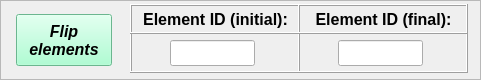
       <widget class="QFrame" name="frame">
        <property name="geometry">
         <rect>
          <x>36</x>
          <y>4</y>
          <width>481</width>
          <height>80</height>
         </rect>
        </property>
        <property name="frameShape">
         <enum>QFrame::StyledPanel</enum>
        </property>
        <property name="frameShadow">
         <enum>QFrame::Raised</enum>
        </property>
        <widget class="QPushButton" name="pushButton_flip_element_ids">
         <property name="geometry">
          <rect>
           <x>16</x>
           <y>14</y>
           <width>96</width>
           <height>52</height>
          </rect>
         </property>
         <property name="minimumSize">
          <size>
           <width>96</width>
           <height>52</height>
          </size>
         </property>
         <property name="maximumSize">
          <size>
           <width>96</width>
           <height>52</height>
          </size>
         </property>
         <property name="font">
          <font>
           <family>Arial</family>
           <pointsize>12</pointsize>
           <weight>75</weight>
           <italic>true</italic>
           <bold>true</bold>
          </font>
         </property>
         <property name="styleSheet">
          <string notr="true">background-color: rgb(150, 255, 200);</string>
         </property>
         <property name="text">
          <string>Flip 
elements</string>
         </property>
        </widget>
        <widget class="QFrame" name="frame_14">
         <property name="geometry">
          <rect>
           <x>130</x>
           <y>4</y>
           <width>170</width>
           <height>69</height>
          </rect>
         </property>
         <property name="minimumSize">
          <size>
           <width>170</width>
           <height>36</height>
          </size>
         </property>
         <property name="maximumSize">
          <size>
           <width>170</width>
           <height>100</height>
          </size>
         </property>
         <property name="frameShape">
          <enum>QFrame::Box</enum>
         </property>
         <property name="frameShadow">
          <enum>QFrame::Raised</enum>
         </property>
         <widget class="QLineEdit" name="lineEdit_element_id_initial">
          <property name="geometry">
           <rect>
            <x>40</x>
            <y>36</y>
            <width>85</width>
            <height>26</height>
           </rect>
          </property>
          <property name="minimumSize">
           <size>
            <width>85</width>
            <height>26</height>
           </size>
          </property>
          <property name="maximumSize">
           <size>
            <width>85</width>
            <height>26</height>
           </size>
          </property>
          <property name="font">
           <font>
            <family>Arial</family>
            <pointsize>12</pointsize>
            <weight>75</weight>
            <italic>false</italic>
            <bold>true</bold>
           </font>
          </property>
          <property name="styleSheet">
           <string notr="true">color: rgb(255, 0, 0);</string>
          </property>
          <property name="text">
           <string/>
          </property>
          <property name="alignment">
           <set>Qt::AlignCenter</set>
          </property>
         </widget>
         <widget class="QFrame" name="frame_13">
          <property name="geometry">
           <rect>
            <x>0</x>
            <y>0</y>
            <width>170</width>
            <height>30</height>
           </rect>
          </property>
          <property name="minimumSize">
           <size>
            <width>170</width>
            <height>30</height>
           </size>
          </property>
          <property name="maximumSize">
           <size>
            <width>170</width>
            <height>30</height>
           </size>
          </property>
          <property name="frameShape">
           <enum>QFrame::Box</enum>
          </property>
          <property name="frameShadow">
           <enum>QFrame::Raised</enum>
          </property>
          <widget class="QLabel" name="label_91">
           <property name="geometry">
            <rect>
             <x>8</x>
             <y>2</y>
             <width>155</width>
             <height>28</height>
            </rect>
           </property>
           <property name="minimumSize">
            <size>
             <width>0</width>
             <height>28</height>
            </size>
           </property>
           <property name="maximumSize">
            <size>
             <width>16777215</width>
             <height>28</height>
            </size>
           </property>
           <property name="font">
            <font>
             <family>Arial</family>
             <pointsize>11</pointsize>
             <weight>75</weight>
             <italic>false</italic>
             <bold>true</bold>
            </font>
           </property>
           <property name="text">
            <string>&lt;html&gt;&lt;head/&gt;&lt;body&gt;&lt;p align=&quot;center&quot;&gt;&lt;span style=&quot; font-size:12pt;&quot;&gt;Element ID (initial):&lt;/span&gt;&lt;/p&gt;&lt;/body&gt;&lt;/html&gt;</string>
           </property>
           <property name="alignment">
            <set>Qt::AlignCenter</set>
           </property>
          </widget>
         </widget>
        </widget>
        <widget class="QFrame" name="frame_15">
         <property name="geometry">
          <rect>
           <x>298</x>
           <y>4</y>
           <width>170</width>
           <height>69</height>
          </rect>
         </property>
         <property name="minimumSize">
          <size>
           <width>170</width>
           <height>36</height>
          </size>
         </property>
         <property name="maximumSize">
          <size>
           <width>170</width>
           <height>100</height>
          </size>
         </property>
         <property name="frameShape">
          <enum>QFrame::Box</enum>
         </property>
         <property name="frameShadow">
          <enum>QFrame::Raised</enum>
         </property>
         <widget class="QLineEdit" name="lineEdit_element_id_final">
          <property name="geometry">
           <rect>
            <x>40</x>
            <y>36</y>
            <width>85</width>
            <height>26</height>
           </rect>
          </property>
          <property name="minimumSize">
           <size>
            <width>85</width>
            <height>26</height>
           </size>
          </property>
          <property name="maximumSize">
           <size>
            <width>85</width>
            <height>26</height>
           </size>
          </property>
          <property name="font">
           <font>
            <family>Arial</family>
            <pointsize>12</pointsize>
            <weight>75</weight>
            <italic>false</italic>
            <bold>true</bold>
           </font>
          </property>
          <property name="styleSheet">
           <string notr="true">color: rgb(255, 0, 0);</string>
          </property>
          <property name="text">
           <string/>
          </property>
          <property name="alignment">
           <set>Qt::AlignCenter</set>
          </property>
         </widget>
         <widget class="QFrame" name="frame_16">
          <property name="geometry">
           <rect>
            <x>0</x>
            <y>0</y>
            <width>170</width>
            <height>30</height>
           </rect>
          </property>
          <property name="minimumSize">
           <size>
            <width>170</width>
            <height>30</height>
           </size>
          </property>
          <property name="maximumSize">
           <size>
            <width>170</width>
            <height>30</height>
           </size>
          </property>
          <property name="frameShape">
           <enum>QFrame::Box</enum>
          </property>
          <property name="frameShadow">
           <enum>QFrame::Raised</enum>
          </property>
          <widget class="QLabel" name="label_92">
           <property name="geometry">
            <rect>
             <x>8</x>
             <y>2</y>
             <width>155</width>
             <height>28</height>
            </rect>
           </property>
           <property name="minimumSize">
            <size>
             <width>0</width>
             <height>28</height>
            </size>
           </property>
           <property name="maximumSize">
            <size>
             <width>16777215</width>
             <height>28</height>
            </size>
           </property>
           <property name="font">
            <font>
             <family>Arial</family>
             <pointsize>11</pointsize>
             <weight>75</weight>
             <italic>false</italic>
             <bold>true</bold>
            </font>
           </property>
           <property name="frameShape">
            <enum>QFrame::NoFrame</enum>
           </property>
           <property name="text">
            <string>&lt;html&gt;&lt;head/&gt;&lt;body&gt;&lt;p align=&quot;center&quot;&gt;&lt;span style=&quot; font-size:12pt;&quot;&gt;Element ID (final):&lt;/span&gt;&lt;/p&gt;&lt;/body&gt;&lt;/html&gt;</string>
           </property>
           <property name="alignment">
            <set>Qt::AlignCenter</set>
           </property>
          </widget>
         </widget>
        </widget>
       </widget>
